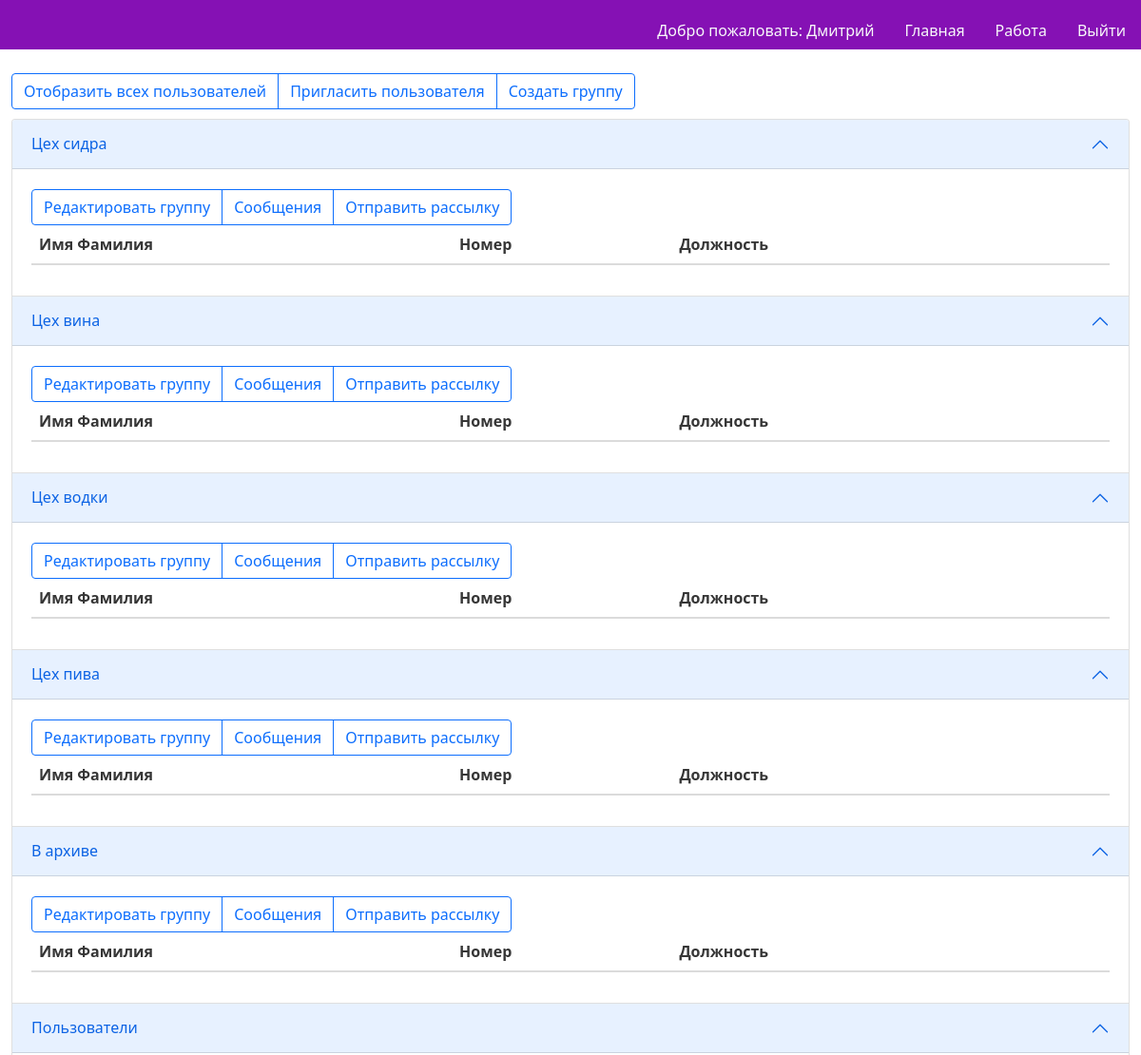
/workallgroups (signed in, upper part), run on an earlier commit of the app's database.
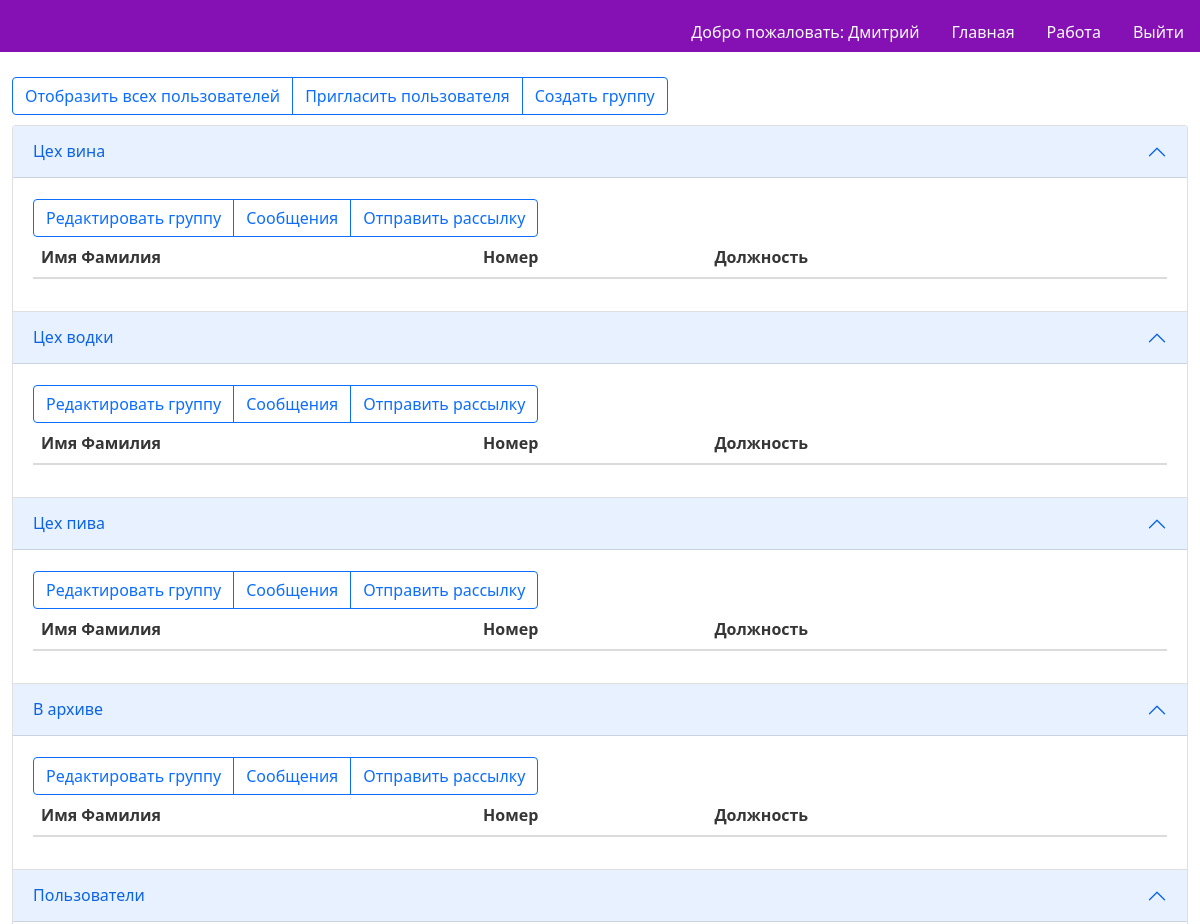
And on a later commit of the database.
### models.py (models this page shows)
class User(UserMixin, db.Model):
    id = db.Column(db.Integer,
                   nullable=False,
                   unique=True,
                   primary_key=True,
                   autoincrement=True)  # primary keys are required by SQLAlchemy
    password = db.Column(db.String(100))  # пароль есть только у администраторов и модераторов
    name = db.Column(db.String(100))  # имя фамилия
    phone_number = db.Column(db.String(11), unique=True)  # номер телефона
    vk_authorized = db.Column(db.Boolean, default=False)  # авторизован вк или нет
    tlg_authorized = db.Column(db.Boolean, default=False)  # авторизован в телеграм или нет
    status = db.Column(db.String(30))  # статус пользователя(ожидает подтверждения\в архиве\подтвержден)
    app_role = db.Column(db.String(20))  # роль в приложении(админ, модератор, пользователь)
    organisation_role = db.Column(db.String(100))  # должность в организации

class Group(db.Model):
    id = db.Column(db.Integer,
                   nullable=False,
                   unique=True,
                   primary_key=True,
                   autoincrement=True)  # primary keys are required by SQLAlchemy
    name = db.Column(db.String(100), unique=True)  # название группы
    owner_id = db.Column(db.Integer, db.ForeignKey('user.id'))  # идентификатор создателя или владельца
    owner = db.relationship('User', backref='owner', lazy='subquery')

### main.py (the view)
@main.route('/workallgroups')
@login_required
def workallgroups():
    users = User.query.all()
    relations = db.session.query(users_groups_relations).all()
    groups = Group.query.order_by(db.desc(Group.id)).all()
    return render_template('workallgroups.html', users=users, groups=groups, relations=relations)

### templates/workallgroups.html (shortened to what this page needs)
{% extends "base.html" %}
{% block content %}
<div class="btn-group" role="group" aria-label="Basic outlined example" style="margin-top: 5px">
<a class="btn btn-outline-primary" href="./workallusers" role="button">Отобразить всех пользователей</a>
<a class="btn btn-outline-primary" href="{{url_for('users.createuser')}}" role="button">Пригласить пользователя</a>
<a class="btn btn-outline-primary" href="{{url_for('groups.creategroup')}}" role="button">Создать группу</a>
</div>
    <div class="accordion" id="accordionPanelsStayOpenExample" style="margin-top: 10px">
    {% for group in groups if current_user.app_role == 'administrator' or current_user.id == group['owner_id'] or group['id'] == 4%}
      <div class="accordion-item">
        <h2 class="accordion-header" id="panelsStayOpen-heading{{ group['id'] }}">
          <button class="accordion-button" type="button" data-bs-toggle="collapse" data-bs-target="#panelsStayOpen-collapse{{ group['id'] }}" aria-expanded="true" aria-controls="panelsStayOpen-collapse{{ group['id'] }}">
            {{ group['name'] }}
          </button>
        </h2>
        <div id="panelsStayOpen-collapse{{ group['id'] }}" class="accordion-collapse collapse show" aria-labelledby="panelsStayOpen-heading{{ group['id'] }}">
          <div class="accordion-body">
                <div class="btn-group" role="group" aria-label="Basic outlined example" style="margin-top: 5px; margin-right: 10px">
                    <a class="btn btn-outline-primary" href="{{ url_for('groups.editgroup', id=group['id']) }}" role="button">Редактировать группу</a>
                    <a class="btn btn-outline-primary" href="{{ url_for('messages.groupmessages', id=group['id']) }}" role="button">Сообщения</a>
                    <a class="btn btn-outline-primary" href="{{ url_for('messages.groupmessage', id=group['id']) }}" role="button">Отправить рассылку</a>
                </div>
                <table class="table table-hover">
                      <thead>
                        <tr>
                          <th scope="col">Имя Фамилия</th>
                          <th scope="col">Номер</th>
                          <th scope="col">Должность</th>
                            <th scope="col"></th>
                          <th scope="col"></th>
                        </tr>
                      </thead>
                </table>
          </div>
        </div>
      </div>
    {% endfor %}
    </div>
{% endblock %}

### templates/base.html (shortened to what this page needs)
<!DOCTYPE html>
<html>
<head>
    <link rel="stylesheet" href="https://cdnjs.cloudflare.com/ajax/libs/bulma/0.7.2/css/bulma.min.css" />
    <link href="https://cdn.jsdelivr.net/npm/bootstrap@5.1.3/dist/css/bootstrap.min.css" rel="stylesheet">
    <link rel="stylesheet" href="../static/css/preloader.css"/>
</head>
<body class="loader-body" style="background-color: #ffffff; height: inherit">
            <nav class="d-none page-header navbar navbar-light sticky-top" style="background-color: #8511b4;">
                <div class="container-fluid ">
                    <ul class="nav nav-pills position-absolute bottom-0 end-0">
                        {% if current_user.is_authenticated %}
                        <li class="nav-item">
                            <a class="nav-link text-light" style="color: black"
                                        href="{{ url_for('users.edituser', id=current_user.id) }}">
                                Добро пожаловать: {{ current_user.name }}
                            </a>
                         </li>
                        {% endif %}
                        <li class="nav-item" >
                            <a href="{{ url_for('main.index') }}" class="nav-link text-light">
                                Главная
                            </a>
                        </li>
                        {% if current_user.is_authenticated %}
                        <li class="nav-item">
                            <a href="{{ url_for('main.workallusers') }}" class="nav-link text-light">
                                Работа
                            </a>
                        </li>
                        {% endif %}
                        {% if current_user.is_authenticated %}
                        <li class="nav-item">
                            <a href="{{ url_for('auth.logout') }}" class="nav-link text-light">
                                Выйти
                            </a>
                        </li>
                        {% endif %}
                    </ul>
                </div>
            </nav>
            <div class="d-none page-main container-fluid" style="height: 82%">
                   {% block content %}
                   {% endblock %}
            </div>
    </body>
</html>

What changed in the data, as far as the page shows it:
removed Group: name "Цех сидра"
